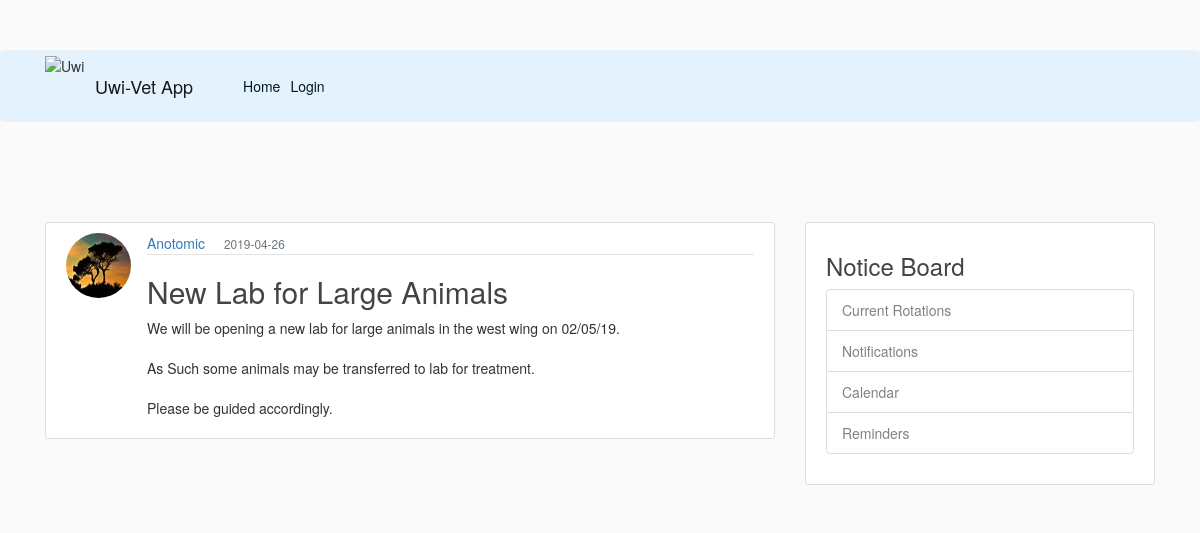
Screenshot of /post/2 with the database file from the repository.
### flaskblog/models.py (models this page shows, shortened)
class Post3(db.Model):
    id = db.Column(db.Integer, primary_key = True)
    title = db.Column(db.String(100),nullable=False)
    date_posted = db.Column(db.DateTime, nullable=False, default=datetime.utcnow)
    content = db.Column(db.Text, nullable = False)
    author = db.Column(db.String(100), nullable=False)
    user_id = db.Column(db.Integer, nullable=False)
    image_file = db.Column(db.String(20), nullable=False)

### flaskblog/routes.py (the view)
@app.route("/post/<int:post_id>")
def post(post_id):
    post = Post3.query.get_or_404(post_id)
    return render_template('post.html', title=post.title, post=post)

### flaskblog/templates/post.html (shortened to what this page needs)
{% extends "layout.html" %}
{% block content%}
        <article class="media content-section">
                <img class="rounded-circle article-img" src="{{ url_for('static', filename='profilepics/' + post.image_file) }}">
                <div class="media-body">
                <div class="article-metadata">
                    <a class="mr-4" href="{{ url_for('user_posts', username=post.author)}}">{{ post.author }}</a>
                    <small class="text-muted">{{ post.date_posted.strftime('%Y-%m-%d') }}</small>
                </div>
                <h2 class=article-title>{{ post.title }}</h2>
                <p class="article-content">{{ post.content }}</p>
                </div>
        </article>
{% endblock content %}

### flaskblog/static/main.css (style rules this page uses)
body { background: #fafafa; color: #333333; margin-top: 5rem; }
h1, h2, h3, h4, h5, h6 { color: #444444; }
.content-section { background: #ffffff; padding: 10px 20px; border: 1px solid #dddddd; border-radius: 3px; margin-bottom: 20px; }
.article-title { color: #444444; }
.article-content { white-space: pre-line; }
.article-img { height: 65px; width: 65px; margin-right: 16px; }
.article-metadata { padding-bottom: 1px; margin-bottom: 4px; border-bottom: 1px solid #e3e3e3 }

### rows the page displays
Post3: image_file (picture), author "Anotomic", date_posted "2019-04-26", title "New Lab for Large Animals", content "We will be opening a new lab for large animals in the west wing on 02/05/19. As Such some animals may be transferred to lab for treatment. Please be guided accordingly."
